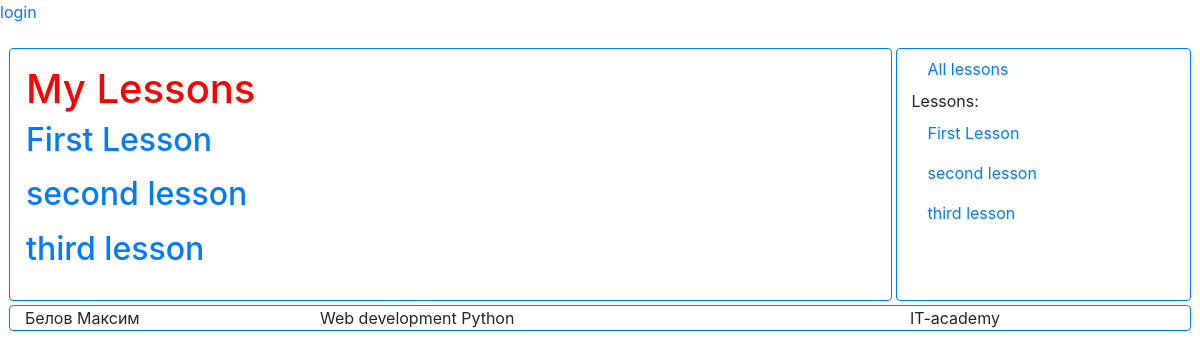
The page / on the database its author committed.
### lesson/models.py (models this page shows, shortened)
class Lesson(models.Model):
    title = models.CharField(max_length=250)
    slug = models.SlugField(max_length=250,
                            unique=True)
    materials = models.ManyToManyField(Material,
                                       related_name='lessons')
    updated = models.DateTimeField(auto_now=True)
    created = models.DateTimeField(auto_now_add=True)
    notes = models.TextField(blank=True, null=True)
    def get_absolute_url(self):
        return reverse('lesson:lesson_detail',
                       args=[self.slug])

### lesson/views.py (the view)
# urls.py: path('', views.all_lessons, name='all_lessons'),
def all_lessons(request):
    lessons = models.Lesson.objects.all()
    return render(request,
                  'lesson/list.html',
                  {"lessons": lessons})

### lesson/templates/lesson/list.html (shortened to what this page needs)
{% extends "base.html" %}
{% block content %}
    <h1>My Lessons</h1>
    {% for lesson in lessons %}
        <h2>
            <a href="{{ lesson.get_absolute_url }}">{{ lesson.title }}</a>
        </h2>
    {% endfor %}
{% endblock %}
{% block menu %}
    <a class="nav-link active" href="{% url "lesson:all_lessons" %}">
        All lessons
    </a>
    Lessons:
    {% for it_lesson in lessons %}
        {% if it_lesson == lesson %}
            <a class="nav-link disabled" href="{{ it_lesson.get_absolute_url }}">
                {{ it_lesson.title }}
            </a>
        {% else %}
            <a class="nav-link active" href="{{ it_lesson.get_absolute_url }}">
                {{ it_lesson.title }}
            </a>
        {% endif %}
    {% endfor %}
{% endblock %}

### lesson/static/style.css (style rules this page uses)
h1 { color:red }

### rows shown on the page
Lesson: title "First Lesson"
Lesson: title "second lesson"
Lesson: title "third lesson"
